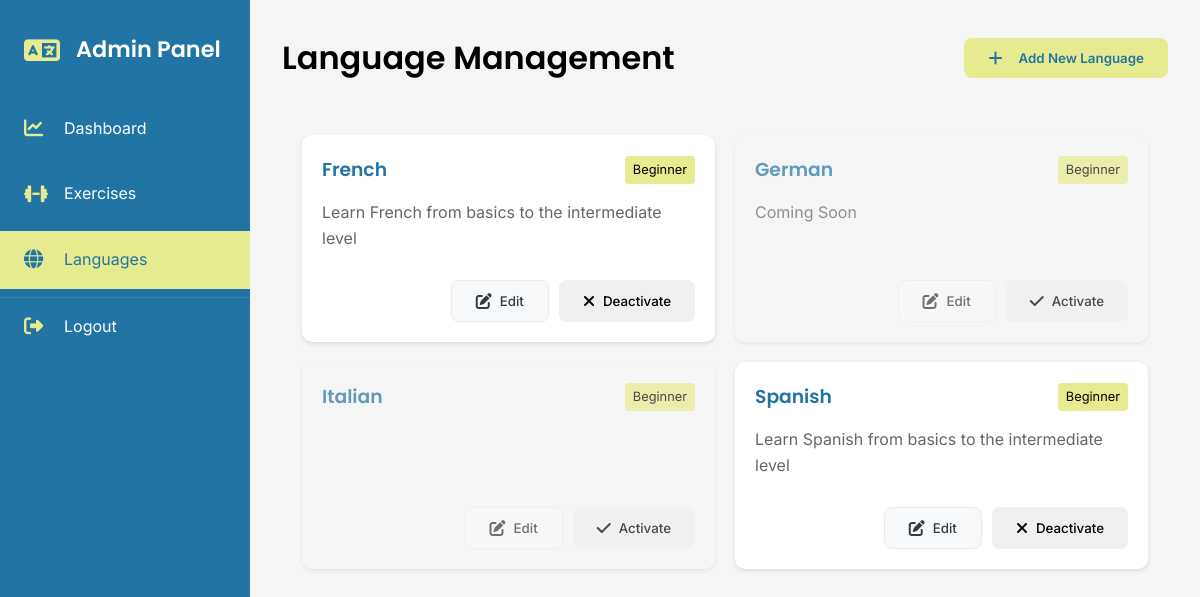
Page /view/admin/languages.php (signed in) on the earlier database version.
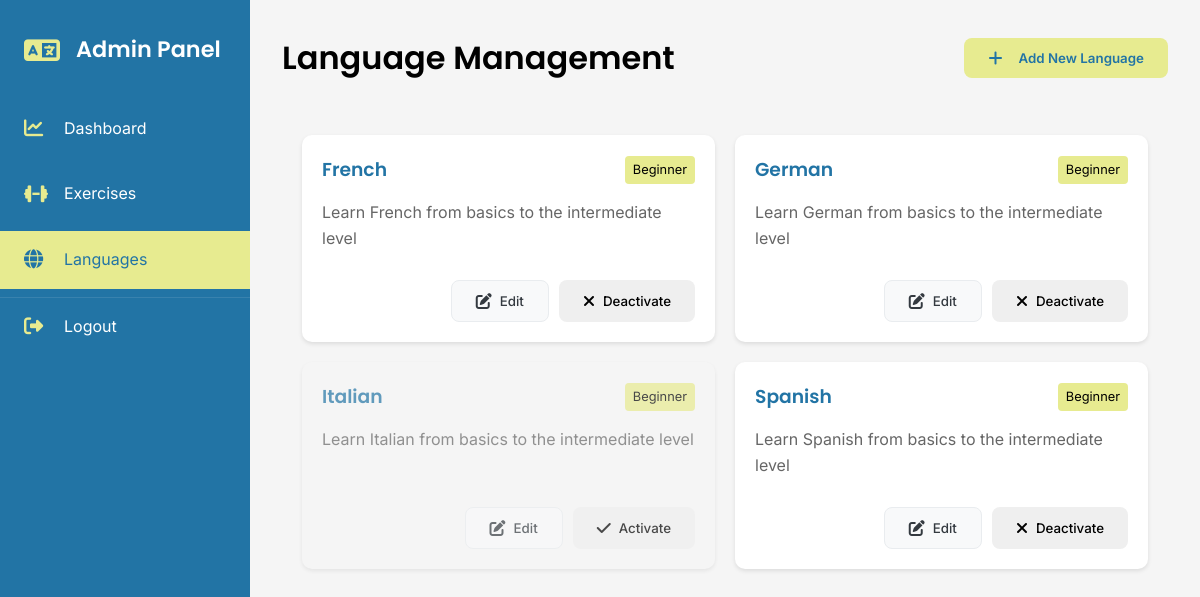
Same page on the later database version.
### tables this page shows
CREATE TABLE `languages` (
  `languageId` int(11) NOT NULL,
  `languageName` varchar(50) NOT NULL,
  `level` enum('Beginner','Intermediate','Advanced') NOT NULL,
  `description` text DEFAULT NULL,
  `active` tinyint(1) DEFAULT 1,
  `languageCode` varchar(2) NOT NULL DEFAULT 'en'
);

### view/admin/languages.php (the view, shortened to what this page needs)
<?php
require_once '../../config/db_connect.php';
$languages = $pdo->query("SELECT * FROM languages ORDER BY languageName")->fetchAll();
?>
<!DOCTYPE html>
<html lang="en">
<head>
    <link rel="stylesheet" href="https://cdnjs.cloudflare.com/ajax/libs/font-awesome/6.5.1/css/all.min.css">
    <link rel="stylesheet" href="../../assets/css/styles.css">
    <link rel="stylesheet" href="../../assets/css/admin/dashboard.css">
    <link rel="stylesheet" href="../../assets/css/admin/languages.css">
</head>
<body>
    <div class="admin-container">
        <?php include 'includes/sidebar.php'; ?>
        <main class="main-content">
            <div class="content-header">
                <h1>Language Management</h1>
                <button class="btn btn-primary" onclick="showAddLanguageModal()">
                    <i class="fas fa-plus"></i> Add New Language
                </button>
            </div>
            <div class="languages-grid">
                <?php foreach ($languages as $language): ?>
                    <div class="language-card <?= $language['active'] ? 'active' : 'inactive' ?>">
                        <div class="language-header">
                            <h3><?= htmlspecialchars($language['languageName']) ?></h3>
                            <span class="level-badge"><?= htmlspecialchars($language['level']) ?></span>
                        </div>
                        <p class="description"><?= htmlspecialchars($language['description']) ?></p>
                        <div class="language-actions">
                            <button class="btn btn-secondary" onclick="editLanguage(<?= htmlspecialchars(json_encode($language)) ?>)">
                                <i class="fas fa-edit"></i> Edit
                            </button>
                            <button class="btn <?= $language['active'] ? 'btn-danger' : 'btn-success' ?>"
                                    onclick="toggleLanguage(<?= $language['languageId'] ?>, <?= $language['active'] ?>)">
                                <i class="fas fa-<?= $language['active'] ? 'times' : 'check' ?>"></i>
                                <?= $language['active'] ? 'Deactivate' : 'Activate' ?>
                            </button>
                        </div>
                    </div>
                <?php endforeach; ?>
            </div>
        </main>
    </div>
</body>
</html>

Differences in the rows shown:
changed languages "German": description "Coming Soon" → "Learn German from basics to the intermediate level"; active "Activate" → "Deactivate"
changed languages "Italian": description (not shown) → "Learn Italian from basics to the intermediate level"
